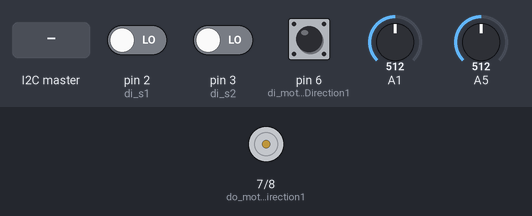
The sketch below on a simulated Arduino Uno, built with avr-gcc and run on an emulated ATmega328P. Parts: motor-driver pin pairs drawn as motors (green arrow = first pin HIGH = forward, orange = second pin HIGH = backward, longer = more drive, scaled by the enable pin). The inputs (shaded band) are chosen by the test bench; at power-on: pin 3 (di_s2) LOW, A1 = 512, pin 2 (di_s1) LOW, pin 6 (di_motorDirection1) HIGH, A5 = 512.

Above: at 1.2 s.
1.3 s: the I2C master sends the byte 1
2.8 s: pin 3 (di_s2) driven HIGH
At 3.7 s:
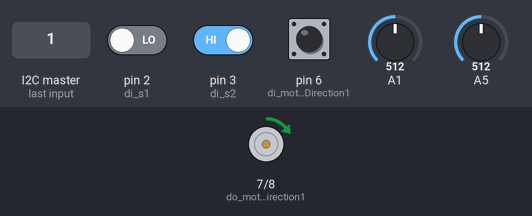
4.3 s: the I2C master sends the byte 90
At 4.7 s:
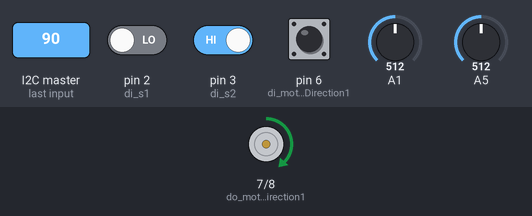
5.8 s: the I2C master sends the byte 200
At 7.0 s:
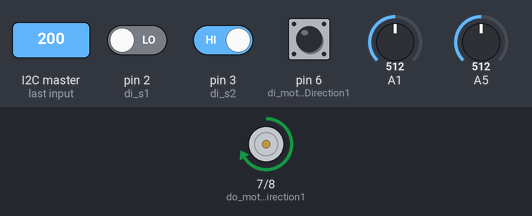
7.3 s: A1 set to 609
8.8 s: A1 set to 636
At 9.7 s:
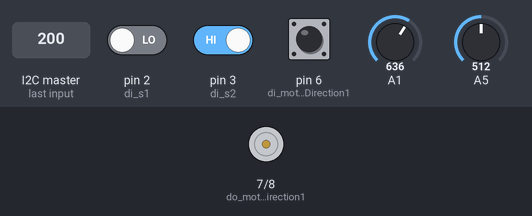
Timing chart, 0 to 11.3 s (numbered marks = the images above; inputs shaded):
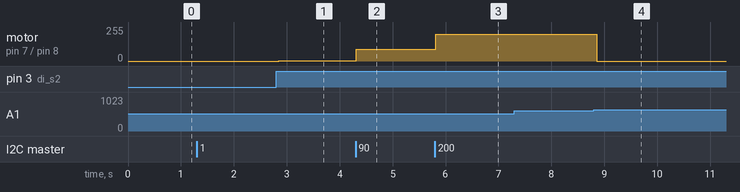

The sketch:

monitoring.ino
```cpp
#include <Wire.h>

// Pins for the switches
#define di_s1 2
#define di_s2 3
#define di_motorDirection1 6

// Pins for the output pwm values
#define do_motorDirection1 7
#define do_motorDirection2 8
#define do_pwm 9

#define I2C_ID_CAN_BUS 7
#define I2C_ID_PID_CONTROLLER 8
#define I2C_ID_MONITOR 9

// Div
byte i2c_data_in[2] = { 0x00, 0x00 };
int const DELAY_WRITE_READ = 50;
int const MAX_DEVICES = 3;
bool debugMode;
bool lockAction = false;
double soll_pwm_in = 0;
double soll_pwm_out = 0;
TwoWire wireReceive = TwoWire();

// Data for the thermistors
float average[MAX_DEVICES] = { 0,0,0 };
float temp_steinhart[MAX_DEVICES] = { 0,0,0 };
int const RESISTOR_NOMINAL = 100000;  // 100kOhm
int const TEMP_NOMINAL = 25;  // temp. for nominal resistance (25 C)
int const MAX_SAMPLES = 5; // Samples to get average temperature
int const BETA_COEFF = 3950; // Beta coefficient
int const RESISTOR_SERIES = 10000;
int const DELAY_TIME = 1000;
int const MAX_TEMPERATURE = 50; // Max. temp. for the motors in C
int samples[MAX_SAMPLES];

// Data for current sensor
const int AVERAGE_CYCLES = 100;
const int MAX_CURRENT_STALL_BIG_MOTOR = 3.9; // Ampere
const int MAX_CURRENT_STALL_SMALL_MOTOR = 1.5; // Ampere

void setup()
{
	// Configure serial interface
	Serial.begin(9600);

	// USER CONFIGURATION
	debugMode = true;

	// Define I/Os
	pinMode(di_s1, INPUT);
	pinMode(di_s2, INPUT);
	pinMode(di_motorDirection1, INPUT);

	pinMode(do_motorDirection1, OUTPUT);
	pinMode(do_motorDirection2, OUTPUT);

	// Set reference voltage to 3.3 V for analog input (minimize noise)
	//analogReference(EXTERNAL);

	Wire.begin(I2C_ID_MONITOR);
	Wire.onReceive(receiveEvent); // register event
}

void receiveEvent(int numBytes) {
	soll_pwm_in = wireReceive.read();

	// Get and write direction
	if (digitalRead(di_motorDirection1) == LOW) {
		digitalWrite(do_motorDirection1, LOW);
		digitalWrite(do_motorDirection2, HIGH);
	}
	else
	{
		digitalWrite(do_motorDirection1, HIGH);
		digitalWrite(do_motorDirection2, LOW);
	}
}

void loop()
{
	if (endstopOk() & currentOk() & temperatureOk()) soll_pwm_out = soll_pwm_in;
	else soll_pwm_out = 0; // Stop motor

	analogWrite(do_pwm, (int)soll_pwm_out);
}

bool endstopOk() {
	if ((digitalRead(di_s1) == HIGH) & (digitalRead(di_s2) == HIGH)) return true; // No switch is pushed
	else if ((digitalRead(di_s1) == LOW) & (digitalRead(di_s2) == HIGH) & (digitalRead(di_motorDirection1) == HIGH))  return true;// Switch in neg direction is pushed
	else if ((digitalRead(di_s1) == HIGH) & (digitalRead(di_s2) == LOW) & (digitalRead(di_motorDirection1) == LOW))  return true;// Switch in pos direction is pushed
	else return false; // Set to zero / stop motor
}

bool temperatureOk() {
	// Reset previous readings
	//int thermistor
	//average[thermistor] = 0;
	//temp_steinhart[thermistor] = 0;

	// Get average resistance
	//for (int i = 0; i < MAX_SAMPLES; i++) {
	//	average[thermistor] += analogRead(pinData_thermistor_in[thermistor]);
	//	delay(10);
	//}
	//average[thermistor] /= MAX_SAMPLES;

	//if (debugMode)
	//{
	//	Serial.print("Average analog value[");
	//	Serial.print(thermistor);
	//	Serial.print("]: ");
	//	Serial.println(average[thermistor]);
	//}

	// Convert the value to resistance
	//average[thermistor] = 1023 / average[thermistor] - 1;
	//average[thermistor] = RESISTOR_SERIES / average[thermistor];

	//if (debugMode)
	//{
	//	Serial.print("Thermistor resistance[");
	//	Serial.print(thermistor);
	//	Serial.print("]: ");
	//	Serial.println(average[thermistor]);
	//}


	//temp_steinhart[thermistor] = average[thermistor] / RESISTOR_NOMINAL;     // (R/Ro)
	//temp_steinhart[thermistor] = log(temp_steinhart[thermistor]);                  // ln(R/Ro)
	//temp_steinhart[thermistor] /= BETA_COEFF;                   // 1/B * ln(R/Ro)
	//temp_steinhart[thermistor] += 1.0 / (TEMP_NOMINAL + 273.15); // + (1/To)
	//temp_steinhart[thermistor] = 1.0 / temp_steinhart[thermistor];                 // Invert
	//temp_steinhart[thermistor] -= 273.15;                         // convert to C

	//if (debugMode)
	//{
	//	Serial.print("Temperature in C[");
	//	Serial.print(thermistor);
	//	Serial.print("]: ");
	//	Serial.print(temp_steinhart[thermistor]);
	//}

	//if (temp_steinhart[thermistor] < MAX_TEMPERATURE) return true;
	//else return false;

	return true;
}

bool currentOk() {
	// ACS 712 5 Ampere Strom Sensor

	// Die Verbindungen
	// 3,3V > A5
	// 5V > ACS VCC
	// GND > ACS GND
	// A1 > ACS Out
	// Den ACS712 Stromsensor auslesen
	// Sens ist im Datenblatt auf Seite 2 mit 185 angegeben.
	// Für meinen Sensor habe ich 186 ermittelt bei 5.0V Vcc.
	// Sens nimmt mit ca. 38 pro Volt VCC ab.
	//
	// 3,3V muss zu Analog Eingang 5 gebrückt werden.
	// Der Sensoreingang ist Analog 1
	//
	// Parameter mitteln : die Anzahl der Mittlungen

	float sense = 186.0;           // mV/A Datenblatt Seite 2
	float sensdiff = 39.0;         // sense nimmt mit ca. 39/V Vcc ab.
	float vcc, vsensor, amp, ampmittel = 0;
	int i;

	for (i = 0; i < AVERAGE_CYCLES; i++) {
		vcc = (float) 3.30 / analogRead(5) * 1023.0;    // Versorgungsspannung ermitteln
		vsensor = (float)analogRead(1) * vcc / 1023.0; // Messwert auslesen
		vsensor = (float)vsensor - (vcc / 2);            // Nulldurchgang (vcc/2) abziehen
		sense = (float) 186.0 - ((5.00 - vcc)*sensdiff);  // sense für Vcc korrigieren
		amp = (float)vsensor / sense * 1000;            // Ampere berechnen
		ampmittel += amp;                               // Summieren
	}

	if ((ampmittel / AVERAGE_CYCLES) <= MAX_CURRENT_STALL_BIG_MOTOR) return true;
	else return false;
}
```

Measured:
- the behaviour switches between 627 and 628 on A1 (found by bisection; images 3 and 4)
- after the input at 2.8 s, motor on pin 7 (do_motorDirection1) / pin 8 (do_motorDirection2): stopped → forward 1/255 after 0.05 s
- after the input at 4.3 s, motor on pin 7 (do_motorDirection1) / pin 8 (do_motorDirection2): forward 1/255 → forward 90/255 at once
- after the input at 5.8 s, motor on pin 7 (do_motorDirection1) / pin 8 (do_motorDirection2): forward 90/255 → forward 200/255 at once
- after the input at 7.3 s, every drawn part: stays the same
- after the input at 8.8 s, motor on pin 7 (do_motorDirection1) / pin 8 (do_motorDirection2): forward 200/255 → stopped after 0.06 s
